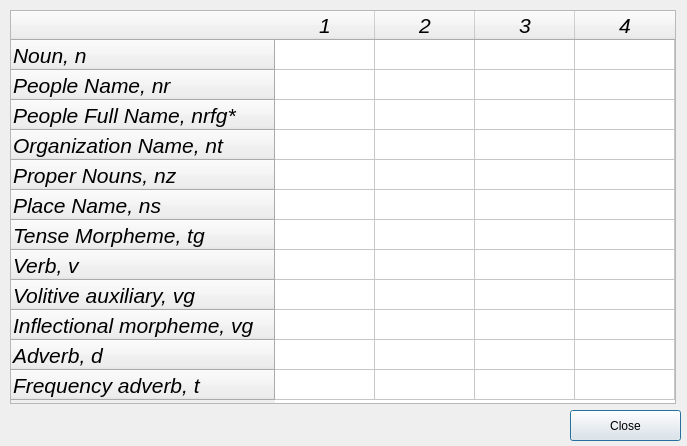
<?xml version="1.0" encoding="UTF-8"?>
<ui version="4.0">
 <class>dialog</class>
 <widget class="QDialog" name="dialog">
  <property name="geometry">
   <rect>
    <x>0</x>
    <y>0</y>
    <width>687</width>
    <height>446</height>
   </rect>
  </property>
  <property name="focusPolicy">
   <enum>Qt::ClickFocus</enum>
  </property>
  <property name="windowTitle">
   <string>Speaking Information</string>
  </property>
  <widget class="QFrame" name="frame">
   <property name="geometry">
    <rect>
     <x>10</x>
     <y>10</y>
     <width>666</width>
     <height>394</height>
    </rect>
   </property>
   <property name="frameShape">
    <enum>QFrame::StyledPanel</enum>
   </property>
   <property name="frameShadow">
    <enum>QFrame::Raised</enum>
   </property>
   <widget class="QTableWidget" name="tableWidget">
    <property name="geometry">
     <rect>
      <x>0</x>
      <y>0</y>
      <width>666</width>
      <height>394</height>
     </rect>
    </property>
    <property name="sizePolicy">
     <sizepolicy hsizetype="Expanding" vsizetype="Expanding">
      <horstretch>0</horstretch>
      <verstretch>0</verstretch>
     </sizepolicy>
    </property>
    <property name="font">
     <font>
      <pointsize>16</pointsize>
      <italic>true</italic>
     </font>
    </property>
    <row>
     <property name="text">
      <string>Noun, n</string>
     </property>
     <property name="background">
      <color>
       <red>255</red>
       <green>0</green>
       <blue>0</blue>
      </color>
     </property>
    </row>
    <row>
     <property name="text">
      <string>People Name, nr</string>
     </property>
    </row>
    <row>
     <property name="text">
      <string>People Full Name, nrfg*</string>
     </property>
    </row>
    <row>
     <property name="text">
      <string>Organization Name, nt</string>
     </property>
    </row>
    <row>
     <property name="text">
      <string>Proper Nouns, nz</string>
     </property>
    </row>
    <row>
     <property name="text">
      <string>Place Name, ns</string>
     </property>
    </row>
    <row>
     <property name="text">
      <string>Tense Morpheme, tg</string>
     </property>
    </row>
    <row>
     <property name="text">
      <string>Verb, v</string>
     </property>
    </row>
    <row>
     <property name="text">
      <string>Volitive auxiliary, vg</string>
     </property>
    </row>
    <row>
     <property name="text">
      <string>Inflectional morpheme, vg</string>
     </property>
    </row>
    <row>
     <property name="text">
      <string>Adverb, d</string>
     </property>
    </row>
    <row>
     <property name="text">
      <string>Frequency adverb, t</string>
     </property>
    </row>
    <column>
     <property name="text">
      <string>1</string>
     </property>
    </column>
    <column>
     <property name="text">
      <string>2</string>
     </property>
    </column>
    <column>
     <property name="text">
      <string>3</string>
     </property>
    </column>
    <column>
     <property name="text">
      <string>4</string>
     </property>
    </column>
   </widget>
  </widget>
  <widget class="QPushButton" name="pushButton">
   <property name="geometry">
    <rect>
     <x>570</x>
     <y>410</y>
     <width>111</width>
     <height>31</height>
    </rect>
   </property>
   <property name="text">
    <string>Close</string>
   </property>
  </widget>
 </widget>
 <resources/>
 <connections/>
</ui>
